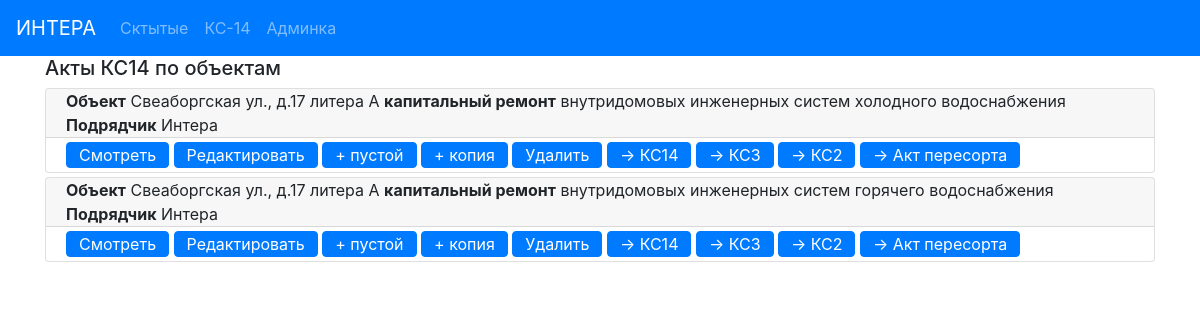
The page /ks14base/ on the database as committed earlier.
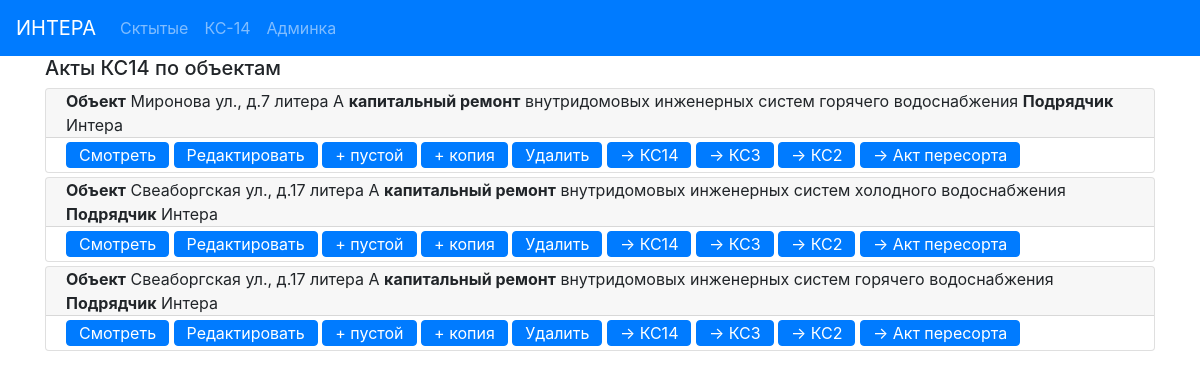
The same page on the database as committed later.
### ks14base/models.py (models this page shows, shortened)
class Ks14Act (models.Model):
    address = models.CharField(max_length = 100, verbose_name = 'Адрес')
    district_prepositional = models.CharField(max_length = 20, verbose_name = 'Район (предл падеж)')
    system_genitive = models.CharField(max_length = 100, verbose_name = 'система (род падеж)')
    contract_number = models.CharField(max_length=40, verbose_name = '№ Контракта')
    contract_date = models.CharField(max_length=20, verbose_name= 'Дата контракта')
    begin_contract_date = models.CharField(max_length = 20, verbose_name= 'Начало по контракту')
    end_contract_date = models.CharField(max_length = 20, verbose_name= 'Конец по контракту')
    begin_fact_date = models.CharField(max_length = 20, verbose_name= 'Начало по факту')
    act_date = models.CharField(max_length=20, verbose_name='Дата Акта')
    summa = models.CharField(max_length = 20, verbose_name= 'Сумма контракта')
    volume = models.CharField(max_length = 30, verbose_name= 'Объем с ед изм')
    telephonogramm_date = models.CharField(max_length=20, verbose_name='Дата телефонограммы')
    act_number = models.CharField(max_length=1, verbose_name='Номер Акта')
    contractor = models.CharField(max_length=20, verbose_name='Подрядчик без кавычек')
    contractor_address = models.CharField(max_length = 100, verbose_name='Адрес подрядчика')
    contractor_OKPO = models.CharField(max_length=8, verbose_name='ОКПО подрядчика')
    contractor_delegate = models.CharField(max_length = 20, verbose_name= 'Предст. подр.')
    contractor_delegate_genitive = models.CharField(max_length=50, verbose_name='Предст. подр.(род падеж)')
    UK_full = models.CharField(max_length=120, verbose_name='УК полное')
    UK_delegate = models.CharField(max_length = 20, verbose_name= 'Предст. УК')
    UK_delegate_genitive = models.CharField(max_length=50, verbose_name='Предст. УК (род падеж)')
    UK_position_genitive = models.CharField(max_length=100, verbose_name='Должность Предст. УК (род падеж)')
    UK_decree_genitive = models.CharField(max_length=100, verbose_name='Основание УК (род падеж)')
    supervisor_OSK_number = models.CharField(max_length=2, verbose_name='инженера ОСК№')
    supervisor_delegate = models.CharField(max_length = 20, verbose_name= 'Представитель Заказчика')
    supervisor_delegate_genitive = models.CharField(max_length=50, verbose_name='Представитель заказчика (род падеж)')
    supervisor_decree_genitive = models.CharField(max_length=40, verbose_name = 'Основание заказчика (род падеж')
    supervisor_decree_dative = models.CharField(max_length=40, verbose_name = 'Основание заказчика (дательн падеж')
    administration_order = models.CharField(max_length=100, verbose_name = 'по распоряжению администр.',
                                            blank = True)
    owner_delegate_position = models.CharField(max_length=150, verbose_name='Должность предст. собственника',
                                               blank=True)
    owner_delegate = models.CharField(max_length=30, verbose_name= 'Представитель Собственника', blank = True)
    owner_delegate_genitive = models.CharField(max_length = 30, verbose_name='Предст. Собственника (род падеж)',
                                               blank=True)
    owner_delegate_decree = models.CharField(max_length=100, verbose_name='Основание предст. собств.', blank = True)
    owner_delegate_decree_genitive = models.CharField(max_length=100, verbose_name='Основание предст. собств. (род. падеж)',
                                                      blank=True)
    administration_delegate_position = models.CharField(max_length = 150, verbose_name= 'Должн. предст. адм.')
    administration_delegate_decree = models.CharField(max_length = 50, verbose_name= 'Основание предст. адм.')
    administration_delegate = models.CharField(max_length = 20, verbose_name= 'Предст. Адм.')
    class Meta:
        verbose_name = 'Финдоки '
        verbose_name_plural = 'Финдоки'

### ks14base/views.py (the view)
# urls.py: path('', ks14_list, name='ks14_list_url'),
def ks14_list(request):
    objs = Ks14Act.objects.order_by("-id")
    return render(request, 'ks14base/ks14list.html',
                  context={'objects': objs})

### ks14base/templates/ks14base/ks14list.html
{% extends 'base.html' %}
{% block mycontent %}
    <div class="container">
        <h5>Акты КС14 по объектам</h5>
    </div>
    <div class="container">
    {% for obj in objects %}
        <div class="card my-1">
          <div class="card-header py-0 ">
              <b>Объект</b> {{ obj.address }} <b>капитальный ремонт</b> {{ obj.system_genitive }} <b>Подрядчик</b> {{ obj.contractor }}
          </div>
          <div class="card-body py-0">
            <a href="{% url 'ks14_object_detail_url' obj.pk %}" class="btn btn-primary my-1 py-0">Смотреть</a>
            <a href="{% url 'ks14_object_edit_url' obj.pk %}" class="btn btn-primary  my-1 py-0">Редактировать</a>
            <a href="#" class="btn btn-primary  my-1 py-0">+ пустой</a>
            <a href="{% url 'ks14_copy_url' obj.pk %}" class="btn btn-primary  my-1 py-0">+ копия</a>
            <a href="{% url 'ks14_delete_url' obj.pk %}" class="btn btn-primary  my-1 py-0">Удалить</a>
            <a href="{% url 'make_ks14_docx' obj.pk %}" class="btn btn-primary  my-1 py-0">-> КС14</a>
            <a href="{% url 'make_ks3_xlsx' obj.pk %}" class="btn btn-primary  my-1 py-0">-> КС3</a>
            <a href="{% url 'make_ks2_xlsx' obj.pk %}" class="btn btn-primary  my-1 py-0">-> КС2</a>
            <a href="{% url 'make_peresort' obj.pk %}" class="btn btn-primary  my-1 py-0">-> Акт пересорта</a>
          </div>
        </div>
    {% endfor %}
    </div>
{% endblock %}

Rows that differ between the two databases and show on the page:
added Ks14Act: address "Миронова ул., д.7 литера А", system_genitive "внутридомовых инженерных систем горячего водоснабжения", contractor "Интера"
